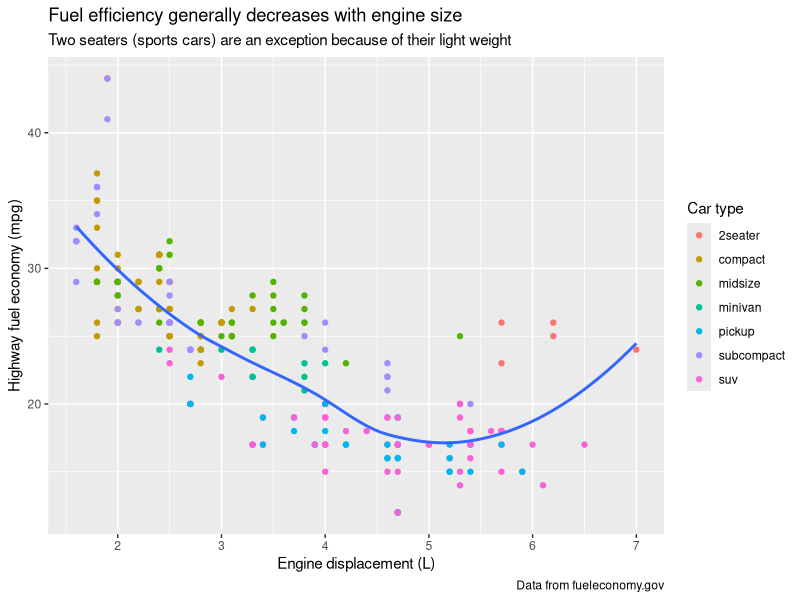
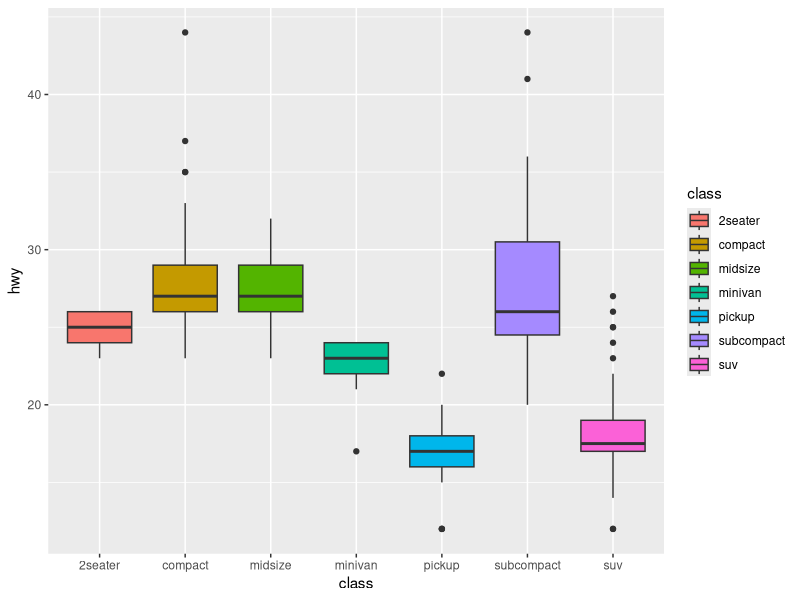
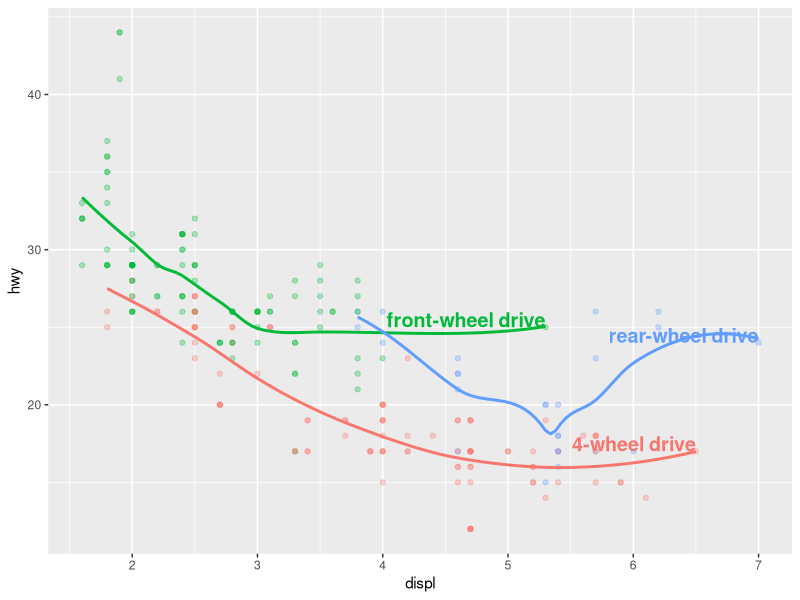
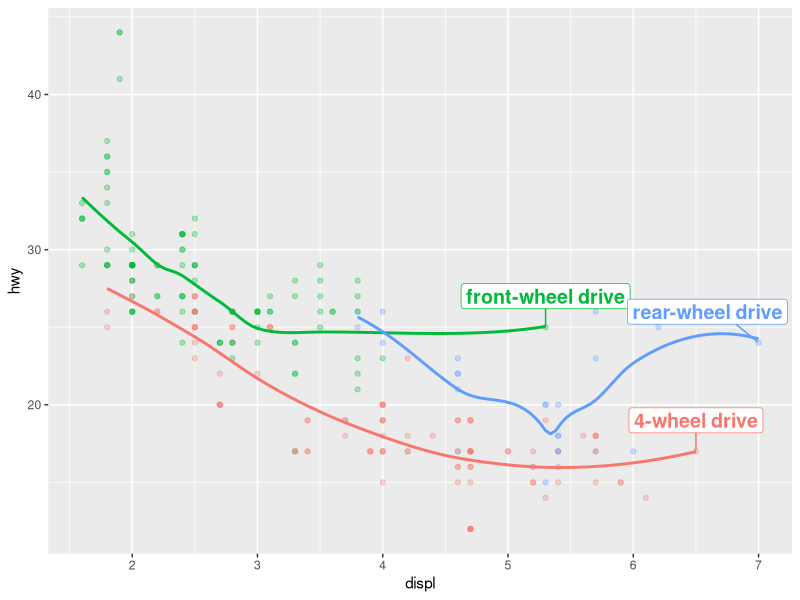
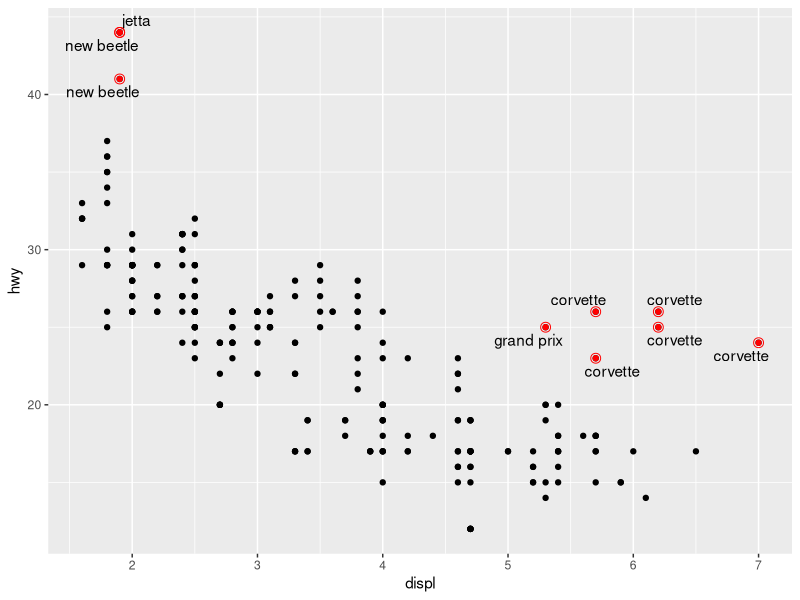
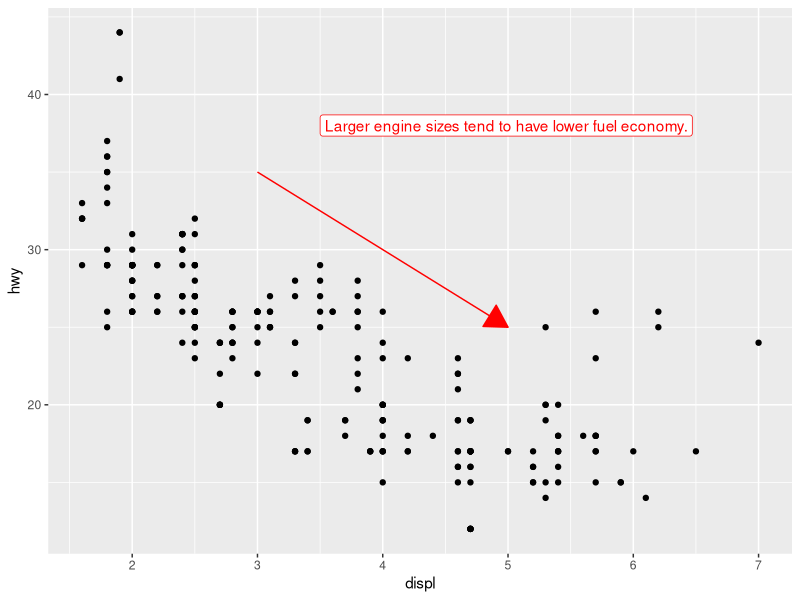
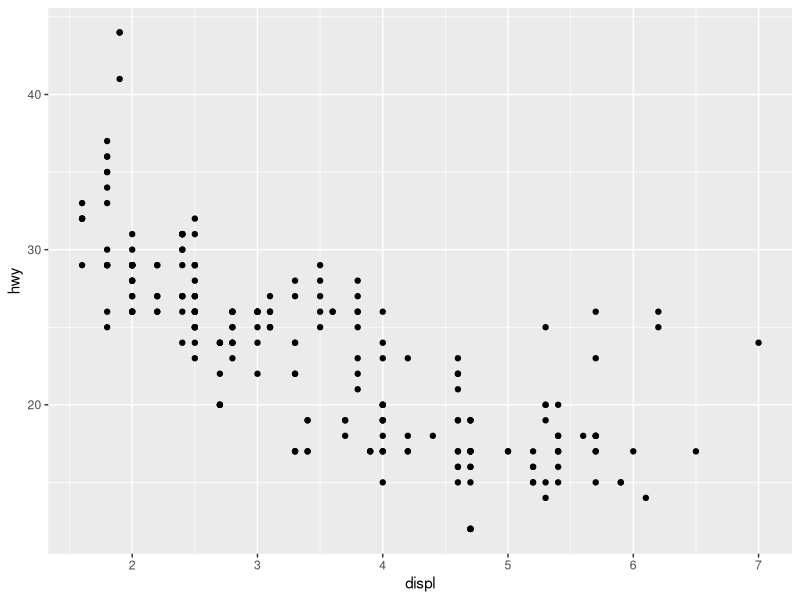
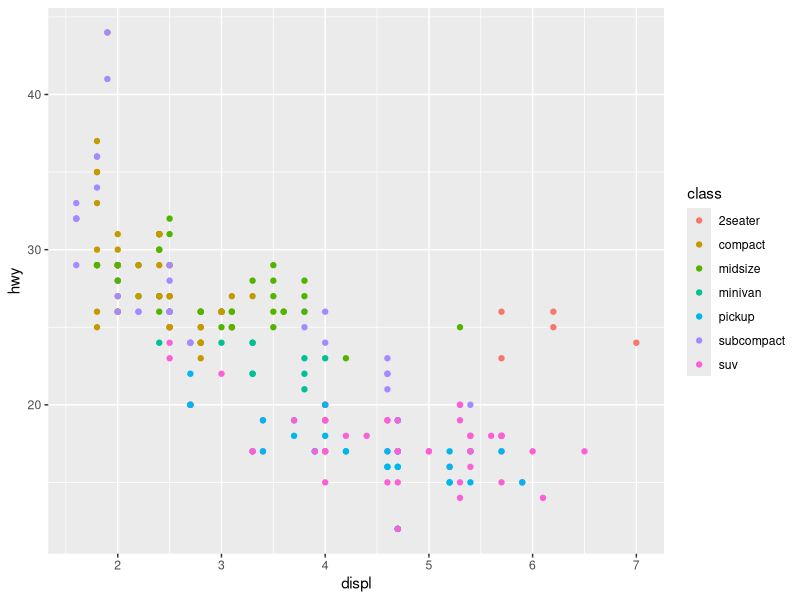

These figures' R source, in order: (Note: this script raises an error after producing the figures.)
## ---- chunk 1
library(tidyverse)                 # for ggplot2 and mpg
library(ggrepel)                   # for smart label placement
library(patchwork)                 # for combining plots
library(scales)                    # for axis formatting
## ---- chunk 2
ggplot(mpg, aes(x = displ, y = hwy)) +
  geom_point(aes(color = class)) +
  geom_smooth(se = FALSE) +
  labs(
    x = "Engine displacement (L)",
    y = "Highway fuel economy (mpg)",
    color = "Car type",
    title = "Fuel efficiency generally decreases with engine size",
    subtitle = "Two seaters (sports cars) are an exception because of their light weight",
    caption = "Data from fueleconomy.gov"
  )
## ---- chunk 3
g1 <-  ggplot(
  data = mpg,
  mapping = aes(x = class, y = hwy, fill = class)) +
  geom_boxplot()

g1
## ---- chunk 4
label_info <- mpg |>
  group_by(drv) |>
  arrange(desc(displ)) |>
  slice_head(n = 1) |>
  mutate(
    drive_type = case_when(
      drv == "f" ~ "front-wheel drive",
      drv == "r" ~ "rear-wheel drive",
      drv == "4" ~ "4-wheel drive"
    )
  ) |> 
  dplyr::select(displ, hwy, drv, drive_type)

label_info
## ---- chunk 5
ggplot(mpg, aes(x = displ, y = hwy, color = drv)) +
  # 
  geom_point(alpha = 0.3) + 
  geom_smooth(se = FALSE) +
  geom_text(
    data = label_info,
    aes(x = displ, y = hwy, label = drive_type),
    fontface = "bold",
    size = 5,
    hjust = "right",
    vjust = "bottom"
  ) +
  theme(legend.position = "none")
## ---- chunk 6
ggplot(mpg, aes(x = displ, y = hwy, color = drv)) +
  geom_point(alpha = 0.3) +
  geom_smooth(se = FALSE) +
  geom_label_repel(
    data = label_info,
    aes(x = displ, y = hwy, label = drive_type),
    fontface = "bold",
    size = 5,
    nudge_y = 2
  ) +
  theme(legend.position = "none")
## ---- chunk 7
potential_outliers <- mpg |>
  filter(hwy > 40 | (hwy > 20 & displ > 5))

ggplot(mpg, aes(x = displ, y = hwy)) +
  geom_point() +
  geom_text_repel(data = potential_outliers, aes(label = model)) +
  geom_point(data = potential_outliers, color = "red") +
  geom_point(
    data = potential_outliers,
    color = "red", size = 3, shape = "circle open"
  )
## ---- chunk 8
trend_text <- "Larger engine sizes tend to have lower fuel economy."
## ---- chunk 9
ggplot(mpg, aes(x = displ, y = hwy)) +
  geom_point() +
  annotate(
    geom = "label",
    x = 3.5,
    y = 38,
    label = trend_text,
    hjust = "left",
    color = "red"
  ) +
  annotate(
    geom = "segment",
    x = 3,
    y = 35,
    xend = 5,
    yend = 25,
    color = "red",
    arrow = arrow(type = "closed")
  )
## ---- chunk 10
ggplot(mpg, aes(displ, hwy)) +
  geom_point()
## ---- chunk 11
ggplot(mpg, aes(x = displ, y = hwy)) +
  geom_point(aes(color = class))
## ---- chunk 12
ggplot(mpg, aes(x = displ, y = hwy)) +
  geom_point(aes(color = class)) +
  scale_x_continuous() +
  scale_y_continuous() +
  scale_color_discrete()
## ---- chunk 13
ggplot(mpg, aes(x = displ, y = hwy, color = drv)) +
  geom_point() +
  scale_y_continuous(breaks = seq(15, 40, by = 5))
## ---- chunk 14
# Remove axis labels
ggplot(mpg, aes(x = displ, y = hwy, color = drv)) +
  geom_point() +
  scale_x_continuous(labels = NULL) +
  scale_y_continuous(labels = NULL)
## ---- chunk 15
ggplot(mpg, aes(x = displ, y = hwy, color = drv)) +
  geom_point() +
  scale_color_discrete(labels = NULL)
## ---- chunk 16
base <- ggplot(mpg, aes(x = displ, y = hwy)) +
  geom_point(aes(color = class))

base + theme(legend.position = "right")  # the default
base + theme(legend.position = "left")
base + theme(legend.position = "top")
base + theme(legend.position = "bottom")
base + theme(legend.position = "none")  # remove legend
## ---- chunk 17
# Left: original scale
ggplot(diamonds, aes(x = carat, y = price)) +
  geom_bin2d()
## ---- chunk 18
# Right: log-transformed scale
ggplot(diamonds, aes(x = carat, y = price)) +
  geom_bin2d() +
  scale_x_log10() +
  scale_y_log10()
## ---- chunk 19
# Default colors
ggplot(mpg, aes(x = displ, y = hwy)) +
  geom_point(aes(color = drv))
## ---- chunk 20
# ColorBrewer colors
ggplot(mpg, aes(x = displ, y = hwy)) +
  geom_point(aes(color = drv)) +
  scale_color_brewer(palette = "Set1")
## ---- chunk 21
ggplot(mpg, aes(x = displ, y = hwy)) +
  geom_point(aes(color = drv, shape = drv)) +
  scale_color_brewer(palette = "Set1")
## ---- chunk 22
presidential |>
  # to assign an ID to each president
  mutate(id = 33 + row_number()) |>
  ggplot(aes(x = start, y = id, color = party)) +
  geom_point() +
  geom_segment(aes(xend = end, yend = id)) +
  scale_color_manual(values = c(Republican = "#E81B23", Democratic = "#00AEF3"))
## ---- chunk 23
df <- tibble(x = rnorm(10000), y = rnorm(10000))

ggplot(df) +
  geom_point(aes(x = x, y = y, fill = x)) +
  scale_fill_gradient(low = "yellow", high = "red")
## ---- chunk 24
ggplot(mpg, aes(x = displ, y = hwy)) +
  geom_point(aes(color = class)) +
  geom_smooth(se = FALSE) +
  theme_classic()
## ---- chunk 25
knitr::include_graphics("images/visualization-themes.png")
## ---- chunk 26
ggplot(mpg, aes(x = displ, y = hwy, color = drv)) +
  geom_point() +
  theme_bw() +
  theme(legend.position = "bottom")
## ---- chunk 27
ggplot(mpg, aes(x = displ, y = hwy, color = drv)) +
  geom_point() +
  labs(
    title = "Larger engine sizes tend to have lower fuel economy",
    caption = "Source: https://fueleconomy.gov."
  )
## ---- chunk 28
p1 <- ggplot(mpg, aes(x = displ, y = hwy)) + 
  geom_point() + 
  labs(title = "Plot 1")

p2 <- ggplot(mpg, aes(x = drv, y = hwy)) + 
  geom_boxplot() + 
  labs(title = "Plot 2")

# Place side-by-side with +
p1 + p2
## ---- chunk 29
# Stack vertically with /
p1 / p2
## ---- chunk 30
p3 <- ggplot(mpg, aes(x = cty, y = hwy)) +
  geom_point() +
  labs(title = "Plot 3")

# p1 and p3 side-by-side, then p2 below
(p1 + p3) / p2
## ---- chunk 31
(p1 + p2) / p3 +
  plot_annotation(
    title = "Fuel economy analysis",
    subtitle = "Exploring the mpg dataset",
    caption = "Data from fueleconomy.gov"
  )
## ---- chunk 32
p1 <- ggplot(mpg, aes(x = displ, y = hwy)) +
  geom_point() +
  labs(title = "Plot 1")

p2 <- ggplot(mpg, aes(x = drv, y = hwy)) +
  geom_boxplot() +
  labs(title = "Plot 2")

p3 <- ggplot(mpg, aes(x = cty, y = hwy)) +
  geom_point() +
  labs(title = "Plot 3")

(p1 + p3) / p2
